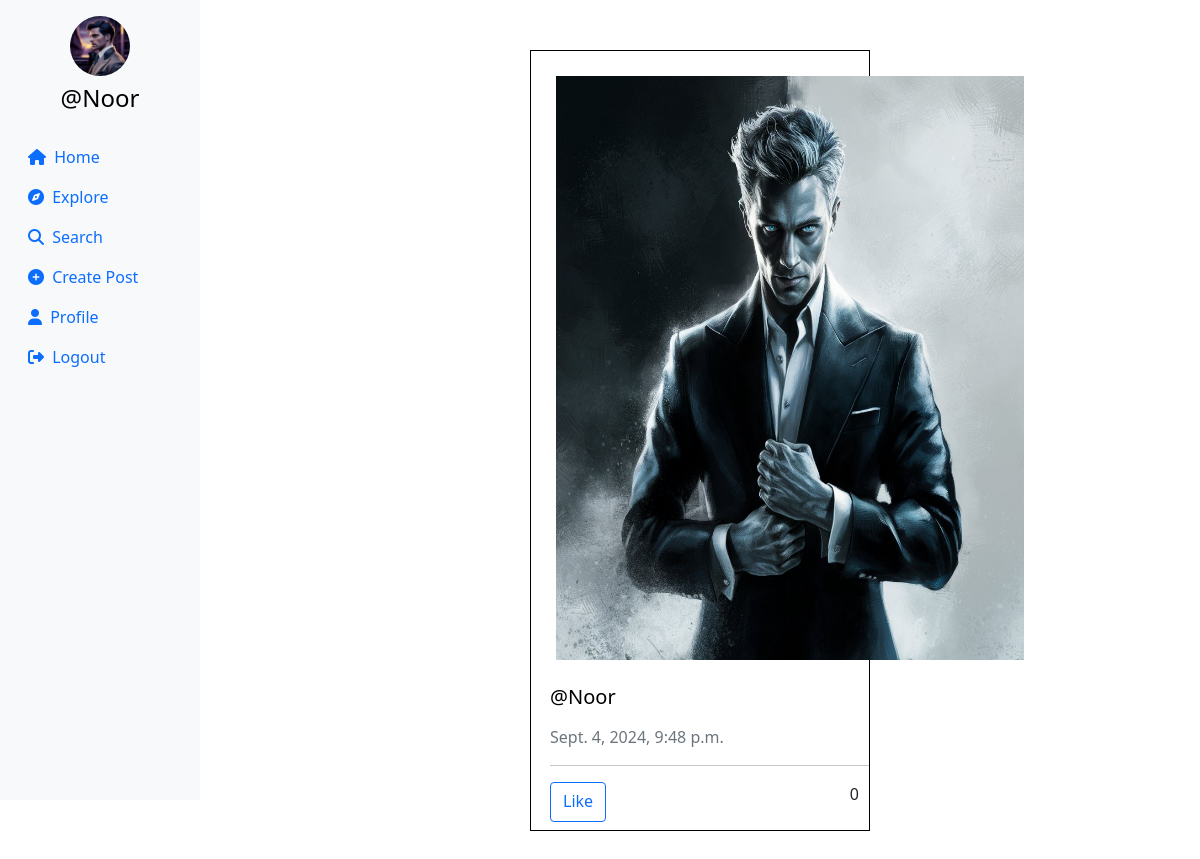
/ (signed in), run on the app's committed database.
### userauth/models.py (models this page shows, shortened)
class Profile(models.Model):
    user = models.ForeignKey(User, on_delete=models.CASCADE)
    id_user = models.IntegerField(primary_key=True, default=0)
    bio = models.TextField(blank=True, default='')
    profileimg = models.ImageField(upload_to='profile_images', default='blank-profile-picture.png')
    location = models.CharField(max_length=100, blank=True, default='')

class Post(models.Model):
    id = models.UUIDField(primary_key=True, default=uuid.uuid4)
    user = models.CharField(max_length=100)
    image = models.ImageField(upload_to='post_images')
    caption = models.TextField()
    created_at = models.DateTimeField(default=datetime.now)
    no_of_likes = models.IntegerField(default=0)

### userauth/views.py (the view)
# urls.py: path('',views.home),
@login_required(login_url='/loginn')
def home(request):
    following_users = Followers.objects.filter(follower=request.user.username).values_list('user', flat=True)
    post = Post.objects.filter(Q(user=request.user.username) | Q(user__in=following_users)).order_by('-created_at')
    profile = Profile.objects.get(user=request.user)
    context = {
        'post': post,
        'profile': profile,
    }
    return render(request, 'main.html',context)

### templates/main.html (shortened to what this page needs)
{% load static %}
<!DOCTYPE html>
<html lang="en">
<head>
    <link rel="stylesheet" href="https://maxcdn.bootstrapcdn.com/bootstrap/4.5.2/css/bootstrap.min.css">
    <link href="https://cdn.jsdelivr.net/npm/bootstrap@5.0.2/dist/css/bootstrap.min.css" rel="stylesheet"
>
    <link rel="stylesheet" href="{% static 'css/app.css' %}">
</head>
<body>
<div class="container-fluid">
    <div class="row">
        <nav class="col-md-2 d-none d-md-block sidebar" style="position: fixed;">
            <div class="text-center mt-3">
                <img src="{{profile.profileimg.url}}" alt="Profile Picture" class="profile-pic">
                <h4 class="mt-2"><a href="/profile/{{user}}" style="text-decoration:none;">@{{user}}</a></h4>
            </div>
            <ul class="nav flex-column mt-4">
                <li class="nav-item">
                    <a class="nav-link active" href="/">
                        <i class="fa-solid fa-house mr-1"></i> Home
                    </a>
                </li>
                <li class="nav-item">
                    <a class="nav-link" href="/explore">
                        <i class="fa-solid fa-compass mr-1"></i> Explore
                    </a>
                </li>
                <li class="nav-item">
                    <a class="nav-link" href="#" data-bs-toggle="modal" data-bs-target="#exampleModal3">
                        <i class="fa-solid fa-magnifying-glass mr-1"></i> Search
                    </a>
                </li>
                <li class="nav-item">
                    <a class="nav-link" href="#" data-bs-toggle="modal" data-bs-target="#exampleModal"
                        data-bs-whatever="@getbootstrap">
                        <i class="fa-solid fa-circle-plus mr-1"></i> Create Post
                    </a>
                </li>
                <li class="nav-item">
                    <a class="nav-link" href="/profile/{{user}}">
                        <i class="fa-solid fa-user mr-1"></i> Profile
                    </a>
                </li>
                <li class="nav-item">
                    <a class="nav-link" href="/logoutt">
                        <i class="fa-solid fa-right-from-bracket mr-1"></i> Logout
                    </a>
                </li>
            </ul>
        </nav>
        <main role="main" class="col-md-9 ml-sm-auto col-lg-10 px-md-4">
            <div>{% for pos in post %}
                <div class="container" id="{{pos.id}}">
                    <div class="row">
                        <div class="col-md-6 mx-auto">
                            <div class="post-card"style="border: 1px solid black;margin: 50px;">
                                <img src="{{pos.image.url}}" alt="Post Image" class="post-image"
                                    style="height: 584px; width:468px; margin: 25px;">
                                <div class="post-content"style="margin-left: 19px;">
                                    <h5><a href="/profile/{{pos.user}}" style="text-decoration: none;">@{{pos.user}}</a></h5>
                                    <p class="text-muted">{{pos.created_at}}</p>
                                    <hr>
                                    <div class="d-flex justify-content-between" style="margin-bottom: 8px; margin-right:10px;">
                                        <a href="/like-post/{{pos.id}}" class="btn btn-outline-primary">Like</a>
                                        {% if pos.no_of_likes == 0 %}
                                        <p>0</p>
                                        {% elif pos.no_of_likes == 1 %}
                                        <p>Liked by {{pos.no_of_likes}} person</p>
                                        {% else %}
                                        <p>Liked by {{pos.no_of_likes}} people</p>
                                        {% endif %}
                                    </div>
                                </div>
                            </div>
                        </div>
                    </div>
                </div>
                {% endfor %}
            </div>
        </main>
    </div>
</div>
</body>
</html>

### templates/main.html (style rules this page uses)
.sidebar { background-color: #f8f9fa; height: 100vh; color: black; }
.profile-pic { width: 60px; height: 60px; border-radius: 50%; object-fit: cover; }
a { color: black; }

### data on the page
Profile: profileimg (picture)
Post: image (picture), user "Noor", created_at "Sept. 4, 2024, 9:48 p.m.", no_of_likes "0"

### other printed values
{{ user }} "Noor"
